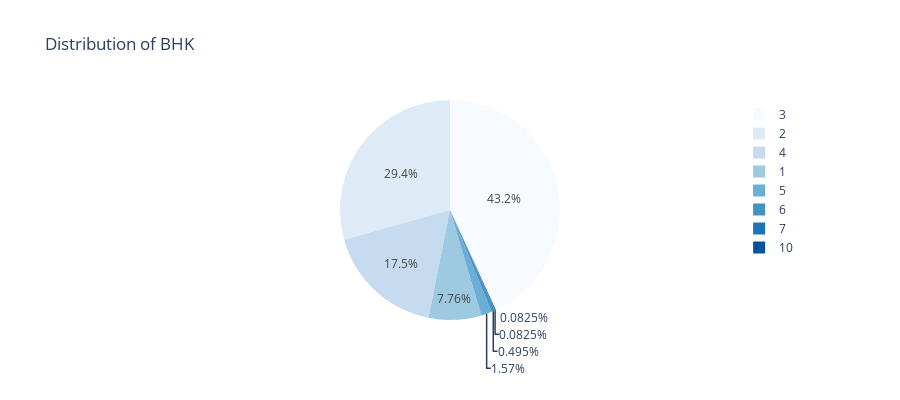

The notebook cell saved with this chart:
### Markdown cell above
# Exploratory Analysis

### Code cell
# univeriate analysis 
num
# BHK
plt.figure(figsize=(12,4))
sns.countplot(data=df,x='BHK',hue='BHK')
temp = df.BHK.value_counts().reset_index()
temp
px.pie(temp,names='BHK',values='count',color_discrete_sequence=px.colors.sequential.Blues,height=400,title='Distribution of BHK')
# feature engg --> 5,6,7,10 --> 4+ BHK Enteries

### Figure 1 — Plotly figure (JSON) as saved in the notebook; plotly's stock layout.template omitted (floating-point values rounded to 4 significant figures)
{"data": [{"domain": {"x": [0, 1], "y": [0, 1]}, "hovertemplate": "BHK=%{label}<br>count=%{value}<extra></extra>", "labels": [3, 2, 4, 1, 5, 6, 7, 10], "legendgroup": "", "name": "", "showlegend": true, "type": "pie", "values": [523, 356, 212, 94, 19, 6, 1, 1]}], "layout": {"height": 400, "legend": {"tracegroupgap": 0}, "piecolorway": ["rgb(247,251,255)", "rgb(222,235,247)", "rgb(198,219,239)", "rgb(158,202,225)", "rgb(107,174,214)", "rgb(66,146,198)", "rgb(33,113,181)", "rgb(8,81,156)", "rgb(8,48,107)"], "title": {"text": "Distribution of BHK"}}}
